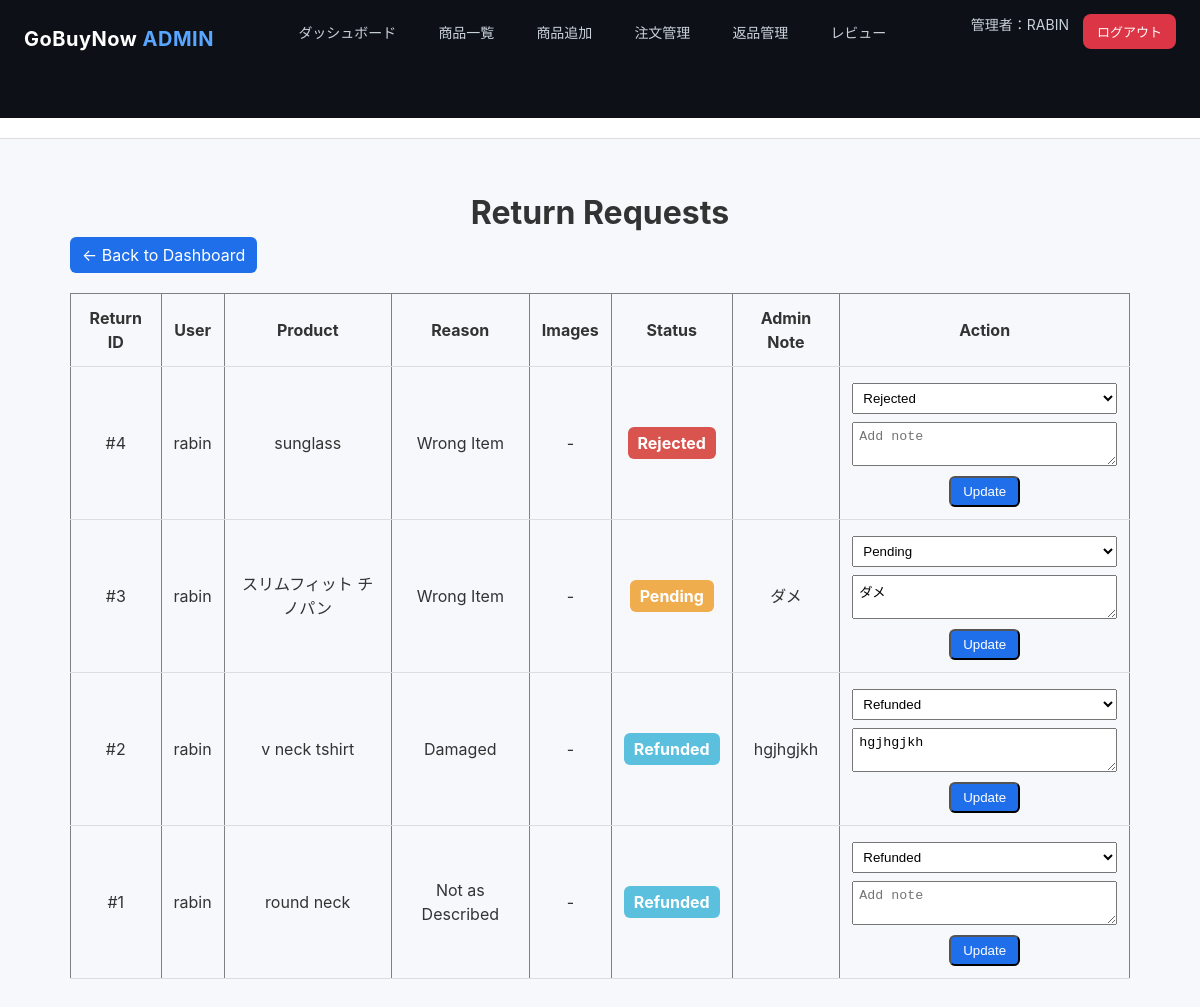
The page /returns.php (signed in) on the database its author committed.
### tables this page shows
CREATE TABLE `returns` (
  `id` int(11) NOT NULL,
  `order_id` int(11) NOT NULL,
  `product_id` int(11) NOT NULL,
  `user_id` int(11) NOT NULL,
  `reason` varchar(255) NOT NULL,
  `image` varchar(255) DEFAULT NULL,
  `status` enum('Pending','Approved','Rejected','Received','Refunded') DEFAULT 'Pending',
  `request_date` timestamp NOT NULL DEFAULT CURRENT_TIMESTAMP,
  `processed_date` timestamp NULL DEFAULT NULL,
  `canceled` tinyint(1) DEFAULT '0',
  `admin_note` text
);

CREATE TABLE `users` (
  `id` int(11) NOT NULL,
  `name` varchar(100) DEFAULT NULL,
  `email` varchar(100) DEFAULT NULL,
  `password` varchar(255) DEFAULT NULL,
  `address` text,
  `phone` varchar(20) DEFAULT NULL
);

CREATE TABLE `products` (
  `id` int(11) NOT NULL,
  `name` varchar(255) DEFAULT NULL,
  `price` double DEFAULT NULL,
  `category` int(11) DEFAULT NULL,
  `image` varchar(255) DEFAULT NULL,
  `description` text,
  `created_at` timestamp NOT NULL DEFAULT CURRENT_TIMESTAMP,
  `stock` int(11) NOT NULL DEFAULT '0',
  `is_hidden` tinyint(1) NOT NULL DEFAULT '0'
);

### returns.php (the view, shortened to what this page needs)
<?php
require_once '../config.php';
include 'header.php';
$sql = "SELECT r.*, u.name AS user_name, p.name AS product_name
        FROM returns r
        JOIN users u ON r.user_id = u.id
        JOIN products p ON r.product_id = p.id
        ORDER BY r.id DESC";
$returns = $conn->query($sql);
?>
<!DOCTYPE html>
<html>
<head>
<link rel="stylesheet" href="../assets/styles.css">
</head>
<body>
<div class="container">
<h1><center>Return Requests</center></h1>
<a class="btn" href="dashboard.php">← Back to Dashboard</a>
<table border="1">
<tr>
<th>Return ID</th>
<th>User</th>
<th>Product</th>
<th>Reason</th>
<th>Images</th>
<th>Status</th>
<th>Admin Note</th>
<th>Action</th>
</tr>
<?php while ($r = $returns->fetch_assoc()): ?>
<tr>
<td>#<?php echo $r['id']; ?></td>
<td><?php echo htmlspecialchars($r['user_name']); ?></td>
<td><?php echo htmlspecialchars($r['product_name']); ?></td>
<td><?php echo htmlspecialchars($r['reason']); ?></td>
<td>
<?php
if (!empty($r['images'])) {
    $imgs = explode(',', $r['images']);
    foreach($imgs as $img) {
        echo '<img src="../uploads/'.htmlspecialchars($img).'" width="60" style="margin:2px;">';
    }
} else {
    echo '-';
}
?>
</td>
<td><span class="status <?php echo $r['status']; ?>"><?php echo $r['status']; ?></span></td>
<td><?php echo isset($r['admin_note']) ? htmlspecialchars($r['admin_note']) : ''; ?></td>
<td>
<form method="post">
<select name="status">
<option <?php if($r['status']=='Pending') echo 'selected'; ?>>Pending</option>
<option <?php if($r['status']=='Rejected') echo 'selected'; ?>>Rejected</option>
<option <?php if($r['status']=='Refunded') echo 'selected'; ?>>Refunded</option>
</select>
<textarea name="admin_note" placeholder="Add note"><?php echo isset($r['admin_note']) ? htmlspecialchars($r['admin_note']) : ''; ?></textarea>
<button class="btn" type="submit" name="update_return">Update</button>
</form>
</td>
</tr>
<?php endwhile; ?>
</table>
</div>
</body>
</html>

### header.php (shortened to what this page needs)
<!doctype html>
<html lang="ja">
<head>
</head>
<body>
<header class="admin-header">
    <div class="logo">
        GoBuyNow <span>ADMIN</span>
    </div>
    <nav class="admin-nav">
        <a href="dashboard.php">ダッシュボード</a>
        <a href="products.php">商品一覧</a>
        <a href="add_product.php">商品追加</a>
        <a href="orders.php">注文管理</a>
        <a href="returns.php">返品管理</a>
        <a href="reviews.php">レビュー</a>    </nav>
    <div class="admin-right">
        <div class="admin-name">
            管理者：<?= htmlspecialchars($_SESSION['admin_name']) ?>
        </div>
        <form method="post" action="logout.php">
            <button class="logout-btn">ログアウト</button>
        </form>
    </div>
</header>
<nav class="sub-nav">
</nav>

### styles.css (style rules this page uses)
* { box-sizing:border-box;margin:0;padding:0 }
body { font-family:Inter, Roboto, Arial, sans-serif;background:#f6f8fb;color:#333;line-height:1.5 }
.container { max-width:1100px;margin:30px auto;padding:20px }
.btn { display:inline-block;padding:8px 12px;border-radius:8px;background:#1f6feb;color:#fff;text-decoration:none }
.logo { height: 70px; margin: 10px 0; }

### header.php (style rules this page uses)
* { box-sizing:border-box;margin:0;padding:0 }
body { font-family: "Segoe UI", Roboto, Arial, sans-serif; background:#f4f6f9; color:#333; }
.admin-header { background:#0d1117; color:#fff; padding:14px 24px; display:flex; align-items: right; justify-content:space-between; }
.logo { font-size:20px; font-weight:700; letter-spacing:.5px; }
.logo span { color:#58a6ff; }
.admin-nav { display:flex; gap:18px; align-items:right; }
.admin-nav a { color:#c9d1d9; text-decoration:none; font-size:14px; padding:8px 12px; border-radius:8px; transition:.2s; align-items:right; }
.admin-right { display:flex; gap:14px; align-items:right; }
.admin-name { font-size:14px; color:#c9d1d9; }
.logout-btn { background:#dc3545; color:#fff; border:none; padding:8px 14px; border-radius:8px; cursor:pointer; font-size:13px; }
.sub-nav { background:#fff; border-bottom:1px solid #ddd; padding:10px 24px; display:flex; gap:18px; flex-wrap:wrap; }

### returns.php (style rules this page uses)
table { width:100%; border-collapse: collapse; margin-top:20px; }
th, td { padding:12px; border-bottom:1px solid #ddd; text-align:center; }
.status { padding:6px 10px; border-radius:6px; color:#fff; font-weight:bold; }
.Pending { background:#f0ad4e; }
.Rejected { background:#d9534f; }
.Refunded { background:#5bc0de; }
input, select, textarea { padding:6px; margin:4px 0; width:100%; box-sizing:border-box; }
.btn { padding:6px 12px; border-radius:6px; text-decoration:none; color:#fff; background:#1f6feb; cursor:pointer; }
form { margin:0; }

### rows shown on the page
returns: id "4", user.name "rabin", product.name "sunglass", reason "Wrong Item", status "Rejected"
returns: id "3", user.name "rabin", product.name "スリムフィット チノパン", reason "Wrong Item", status "Pending", admin_note "ダメ"
returns: id "2", user.name "rabin", product.name "v neck tshirt", reason "Damaged", status "Refunded", admin_note "hgjhgjkh"
returns: id "1", user.name "rabin", product.name "round neck", reason "Not as Described", status "Refunded"

### other values the page prints
$_SESSION['admin_name'] "RABIN"
